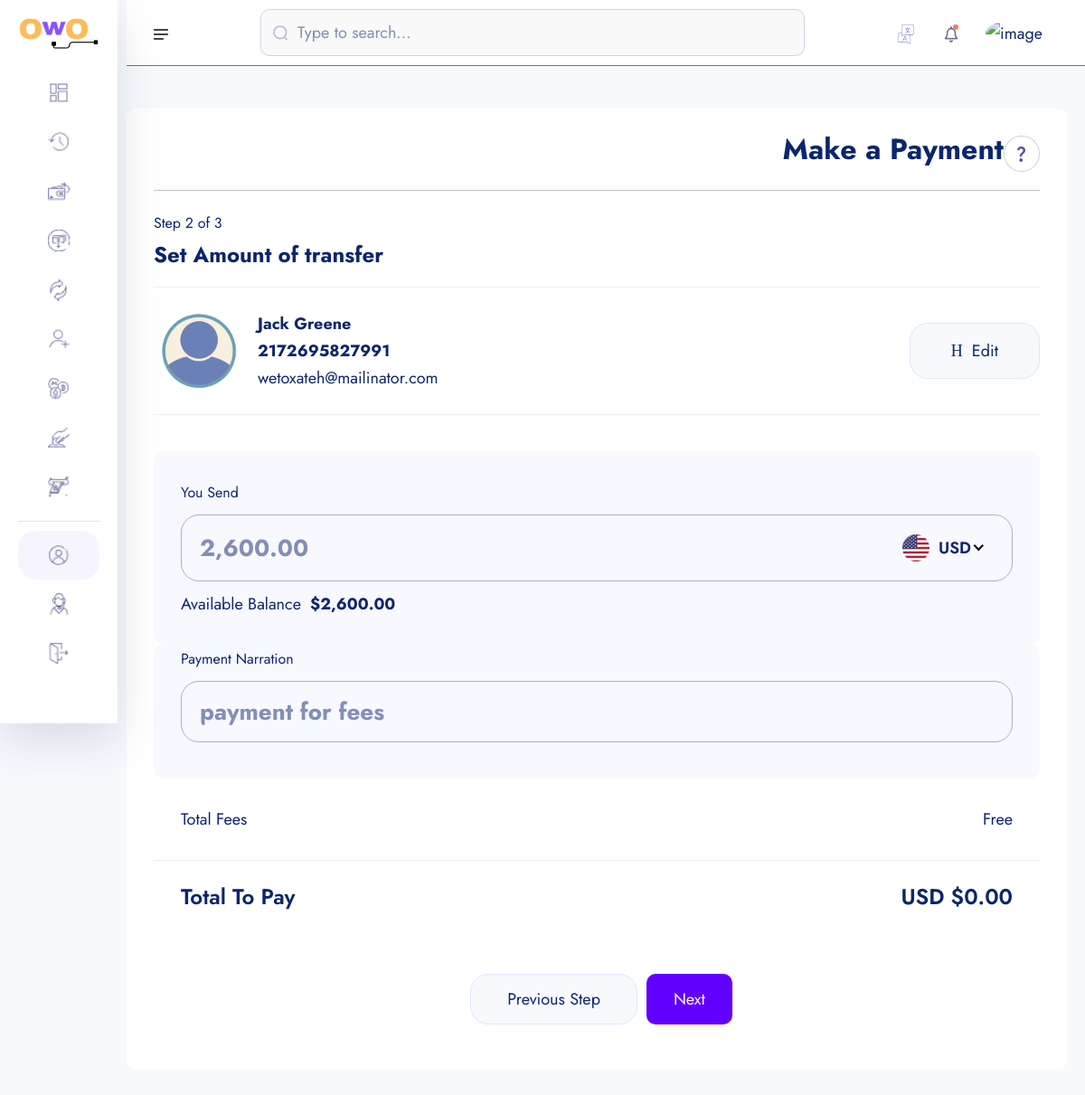
/account-transfer/2172695827991 (signed in), run on the app's committed database.
### account/models.py (models this page shows, shortened)
class Account(models.Model):
    id = models.UUIDField(primary_key=True, unique=True,
                          default=uuid.uuid4, editable=False)
    user = models.OneToOneField(User, on_delete=models.CASCADE)
    account_balance = models.DecimalField(
        max_digits=12, decimal_places=2, default=0.00)
    account_number = ShortUUIDField(
        length=10, max_length=25, prefix="217", alphabet="123456789")
    account_id = ShortUUIDField(
        unique=True, length=7, max_length=25, prefix="DEX", alphabet="123456789")
    pin_number = ShortUUIDField(
        unique=True, length=4, max_length=7, alphabet="123456789")
    ref_code = ShortUUIDField(unique=True, length=10,
                              max_length=25, alphabet="abcdefgh123456789")
    account_status = models.CharField(
        max_length=100, choices=ACCOUNT_STATUS, default="in-active")
    date = models.DateTimeField(auto_now_add=True)
    kyc_submitted = models.BooleanField(default=False)
    kyc_confirmed = models.BooleanField(default=False)
    recommended_by = models.ForeignKey(
        User, on_delete=models.DO_NOTHING, blank=True, null=True, related_name='recommended_by')
    class Meta:
        ordering = ['date']

class Kyc(models.Model):
    id = models.UUIDField(primary_key=True, unique=True,
                          default=uuid.uuid4, editable=False)
    user = models.OneToOneField(User, on_delete=models.CASCADE)
    account = models.OneToOneField(Account, on_delete=models.CASCADE)
    full_name = models.CharField(max_length=1000)
    image = models.ImageField(upload_to="kyc", default="default.jpg")
    marital_status = models.CharField(choices=MARITAL_STATUS, max_length=40)
    gender = models.CharField(choices=GENDER, max_length=40, default="default")
    identity_type = models.CharField(choices=IDENTITY_TYPE, max_length=40)
    identity_image = models.ImageField(
        upload_to="kyc", null=False, blank=False, default=None)
    date_of_birth = models.DateTimeField(auto_now_add=False)
    signature = models.ImageField(upload_to="kyc")
    country = models.CharField(max_length=100)
    state = models.CharField(max_length=100)
    city = models.CharField(max_length=100)
    mobile = models.CharField(max_length=1000)
    fax = models.CharField(max_length=1000)
    date = models.DateTimeField(auto_now_add=True)

### user_auth/models.py (models this page shows, shortened)
class User (AbstractUser):
    (
        username_,
        email_,
        phone_number_,
        is_staff_,
    ) = HELP_TEXT_AND_VERBOSE_NAME["user"].values()
    username = models.CharField(
        max_length=50,
        help_text=username_[0],
        verbose_name=username_[1],
    )
    email = models.EmailField(
        max_length=200,
        unique=True,
        help_text=email_[0],
        verbose_name=email_[1],
    )
    phone_number = PhoneNumberField(
        unique=True,
        blank=False,
        help_text=phone_number_[0],
        verbose_name=phone_number_[1],
    )
    is_staff = models.BooleanField(
        default=False,
        help_text=is_staff_[0],
        verbose_name=is_staff_[1],
    )
    USERNAME_FIELD='email'
    REQUIRED_FIELDS=['username']

### core/transfer.py (the view)
# urls.py: path("account-transfer/<account_number>", transfer.AmountTransfer,
@login_required
def AmountTransfer(request, account_number):
    try:
        account = Account.objects.get(account_number=account_number)
    except Account.DoesNotExist:
        messages.warning(request, "Account does not exist.")
        return redirect("core:search-account")
    context = {
        "account": account,
    }
    return render(request, "transfer/account-transfer.html", context)

### templates/transfer/account-transfer.html (shortened to what this page needs)
{% extends 'partials/dash_board_base.html' %}
{% load static %}
{% load humanize %}
{% block content %}
<section class="dashboard-section body-collapse pay step step-2">
    <div class="overlay pt-120">
        <div class="container-fruid">
            <div class="main-content">
                <div class="head-area d-flex align-items-center justify-content-between">
                    <h4>Make a Payment</h4>
                    <div class="icon-area">
                        <img src="{% static 'assets/images/icon/support-icon.png' %}" alt="icon">
                    </div>
                </div>
                <div class="choose-recipient">
                    <div class="step-area">
                        <span class="mdr">Step 2 of 3</span>
                        <h5>Set Amount of transfer</h5>
                    </div>
                    <div class="user-select">
                        <div class="single-user">
                            <div class="left d-flex align-items-center">
                                <div class="img-area">
                                    <img src="{{ account.user.kyc.image.url }}" alt="image"
                                        style="width: 100px; height: 100px; border-radius:50%; object-fit:cover;">
                                </div>
                                <div class="text-area">
                                    <p>{{ account.user.kyc.full_name|title }}</p>
                                    <p>{{ account.account_number }}</p>
                                    <span class="mdr"><a href="/cdn-cgi/l/email-protection" class="__cf_email__"
                                            data-cfemail="773f12051a1619444237101a161e1b5914181a">{{ account.user.email }}</a></span>
                                </div>
                            </div>
                            <div class="right">
                                <a href="{% url 'core:search-account'  %}">
                                    <i class="icon-h-edit"></i>
                                    Edit
                                </a>
                            </div>
                        </div>
                    </div>
                </div>
                <form action="{% url 'core:account-transfer-process' account.account_number %}" method="POST">
                    <div class="send-banance">
                        <span class="mdr">You Send</span>
                        <div class="input-area">
                            <input class="xxlr" onkeyup="CalculateBalance()"
                                placeholder="{{request.user.account.account_balance|intcomma}}" type="number"
                                name="amount-send" id="amount-send">
                        </div>
                        <p>Available Balance<b>${{request.user.account.account_balance|intcomma}}</b></p>
                    </div>
                    <div class="send-banance pt-0 mt-0">
                        <span class="mdr">Payment Narration</span>
                        <div class="input-area">
                            <input class="xxlr"
                                placeholder="payment for fees" type="text"
                                name="description">
                        </div>
                    </div>
                    <ul class="total-fees">
                        <li>Total Fees</li>
                        <li>Free</li>
                    </ul>
                    <ul class="total-fees pay">
                        <li>
                            <h5>Total To Pay</h5>
                        </li>
                        <li>
                            <h5 id="total-to-pay">USD $0.00</h5>
                        </li>
                    </ul>
                    <div class="footer-area mt-40">
                        <a href="#">Previous Step</a>
                        <button type="submit" style="padding: 10px 30px; border-radius: 10px; background: rgb(98, 0, 255); color: #fff;" class="active">Next</button>
                    </div>
                </form>
            </div>
        </div>
    </div>
</section>
{% endblock content %}

### data on the page
Account: user.kyc.image (placeholder picture), user.kyc.full_name "Jack Greene", account_number "2172695827991", user.email "wetoxateh@mailinator.com"
User: amount-send "2,600.00", user.account.account_balance "2,600.00"
